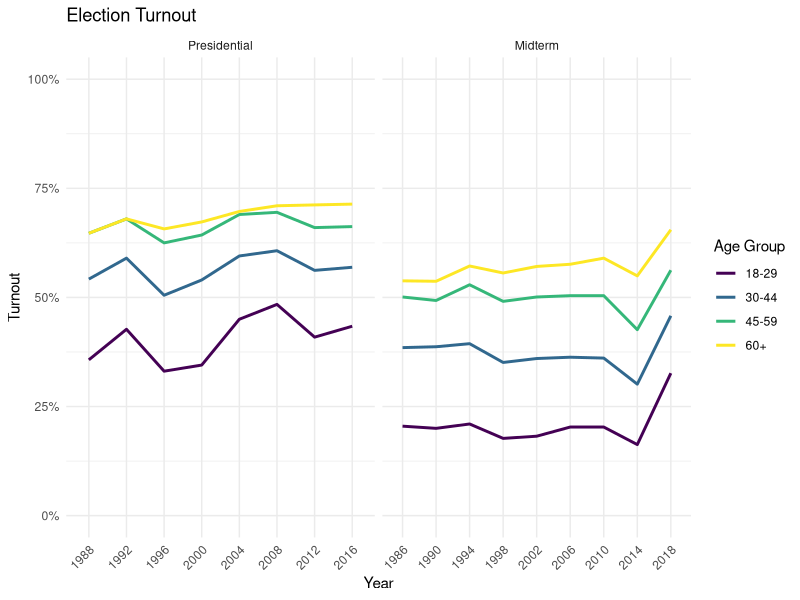
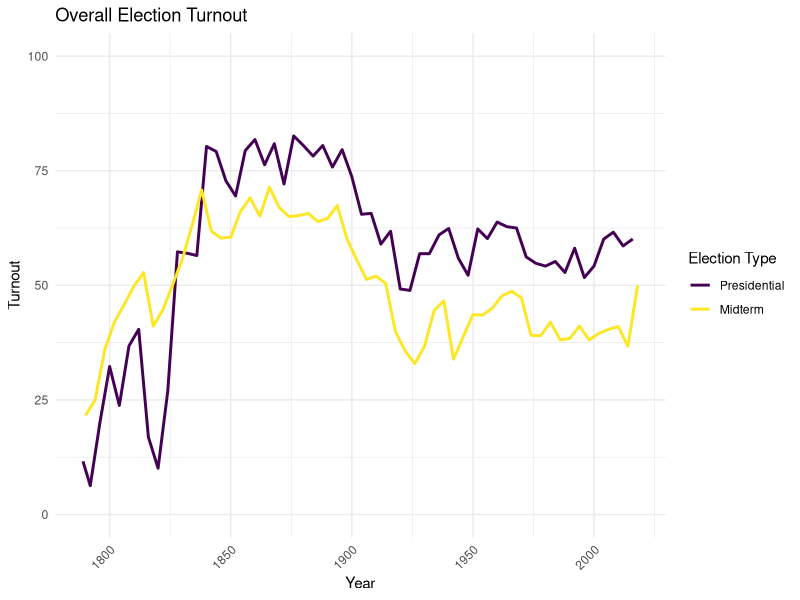

The R script that drew these images, in order:
## ---- chunk 1
knitr::opts_chunk$set(echo = TRUE)
## ---- chunk 2
library(tidyverse)
library(readxl)
library(ggridges)
library(scales)
library(gridExtra)
library(viridis)
## ---- chunk 3
theme_set(theme_minimal())
## ---- chunk 4
# read in age demographics
raw.byage <- read_excel(
  "CPS Turnout Rates.xlsx",
  sheet = "Age",
  range = "A2:R6"
)

# pivot to tidy shape
byage <- raw.byage %>% 
  pivot_longer(cols = 2:length(raw.byage), names_to = "year", values_to = "turnout")
colnames(byage)[1] = "age.group"
# change types and mutate new type column
byage$year <- as.numeric(byage$year)
byage <- byage %>% mutate(type = ifelse(year %in% seq(1986, 2020, 4), "Midterm", "Presidential"))
byage$type <- factor(byage$type, levels = c("Presidential", "Midterm"))
## ---- chunk 5
ggplot(byage) +
  aes(
    x = as.factor(year), 
    y = turnout, 
    color = age.group, 
    group = age.group) +
  geom_line(size = 1) +
  scale_y_continuous(labels = scales::percent, limits = c(0, 1)) +
  labs(x = "Year", y = "Turnout", title = "Election Turnout", color = "Age Group") +
  theme_minimal() +
  scale_color_viridis(discrete = TRUE) +
  facet_wrap(~type, scales = "free_x") +
  theme(axis.text.x = element_text(angle = 45, hjust = 1))
## ---- chunk 6
raw.alltime <- read_csv("U.S. VEP Turnout 1789-Present - Statistics.csv")
all.pres <- raw.alltime[, 1:2]
all.midt <- raw.alltime[, 3:4]
colnames(all.pres) <- c("year", "turnout")
colnames(all.midt) <- c("year", "turnout")

all.pres$type <- rep("Presidential", nrow(all.pres))
all.midt$type <- rep("Midterm", nrow(all.midt))

alltime <- full_join(all.pres, all.midt)
alltime$type <- factor(alltime$type, levels = c("Presidential", "Midterm"))
## ---- chunk 7
ggplot(alltime) +
  aes(
    x = year, 
    y = turnout, 
    color = type, 
    group = type) +
  geom_line(size = 1) +
  ylim(0, 100) +
  labs(x = "Year", y = "Turnout", title = "Overall Election Turnout", color = "Election Type") +
  theme_minimal() +
  scale_color_viridis(discrete = TRUE) +
  theme(axis.text.x = element_text(angle = 45, hjust = 1))
